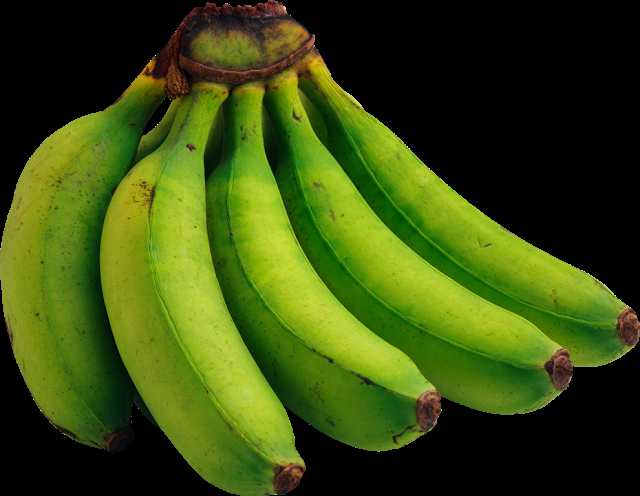
#> input picture images/banano_v3.png, 640 x 496 px
$ python orb.py
#> lines starting #> are read from the running program, lines starting #| are printed output that depends on the picture
import cv2
import numpy as np


def ORB_detector(new_image, image_template):
    # Function that compares input image to template
    # It then returns the number of ORB matches between them

    image1 = cv2.cvtColor(new_image, cv2.COLOR_BGR2GRAY)

    # Create ORB detector with 1000 keypoints with a scaling pyramid factor of 1.2
    orb = cv2.ORB_create(nfeatures = 1000)

    # Detect keypoints of original image
    (kp1, des1) = orb.detectAndCompute(image1, None)
    template_kp = kp1
    # Detect keypoints of rotated image
    (kp2, des2) = orb.detectAndCompute(image_template, None)

    image_template = cv2.drawKeypoints(image_template, kp1, None)
    image1 = cv2.drawKeypoints(image1, kp2, None)
    cv2.imshow("ORB Template Keypoints", image_template)
    cv2.imshow("ORB In Keypoints", image1)
    cv2.waitKey(0)
    # Create matcher
    # Note we're no longer using Flannbased matching
    bf = cv2.BFMatcher(cv2.NORM_HAMMING, crossCheck=True)

    # Do matching
    matches = bf.match(des1,des2)

    # Sort the matches based on distance.  Least distance
    # is better
    matches = sorted(matches, key=lambda val: val.distance)

    return len(matches), len(kp1)


# Load our image template, this is our reference image
image_template = cv2.imread('images/banano_v3.png', 0)
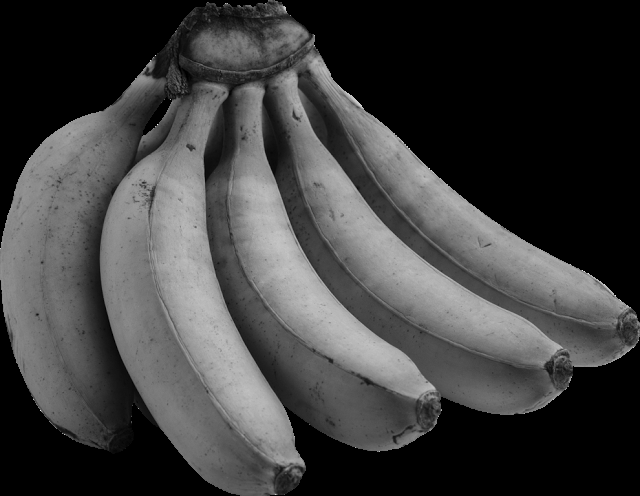
#> image_template: shape (496, 640); min 0, max 255, mean 63.4


image1 = cv2.imread('images/banano_v.jpg')
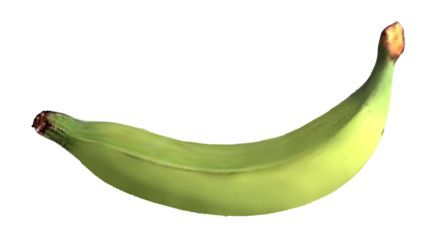
#> input picture images/banano_v.jpg, 424 x 227 px
#> image1 is the input picture: shape (227, 424, 3); mean B, G, R 209.9, 232.6, 228.9
if image1 is None or image_template is None:
    print('Could not open or find the images')
    exit(0)

#cv2.imshow("Template", image_template)
#cv2.imshow("In", image1)
#cv2.waitKey(0)

# Get height and width of webcam image1
height, width = image1.shape[:2]
#> height = 227; width = 424

image1 = cv2.flip(image1,1)
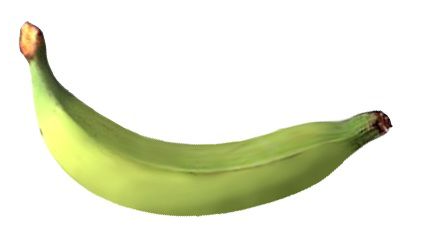
#> image1: shape (227, 424, 3); mean B, G, R 209.9, 232.6, 228.9

 # Define ROI Box Dimensions (Note some of these things should be outside the loop)
top_left_x = width / 3
#> top_left_x = 141.3
top_left_y = (height / 2) + (height / 4)
#> top_left_y = 170.2
bottom_right_x = (width / 3) * 2
#> bottom_right_x = 282.7
bottom_right_y = (height / 2) - (height / 4)
#> bottom_right_y = 56.75

# Get number of ORB matches
matches, template_kp = ORB_detector(image1, image_template)
#> in ORB_detector, `image1 = cv2.cvtColor(new_image, cv2.COLOR_BGR2GRAY)`:
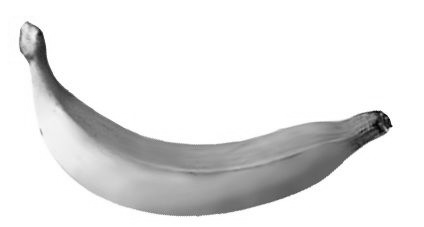
#> image1: shape (227, 424); min 4, max 255, mean 228.9
#> in ORB_detector, `(kp1, des1) = orb.detectAndCompute(image1, None)`: kp1 = 105 keypoints; strongest (x, y, size): (391, 126, 31), (390, 128, 31), (386, 130, 31), (387, 127, 31)
#> in ORB_detector, `template_kp = kp1`: template_kp has the same summary as kp1
#> in ORB_detector, `(kp2, des2) = orb.detectAndCompute(image_template, None)`: kp2 = 837 keypoints; strongest (x, y, size): (407, 146, 31), (409, 148, 31), (584, 271, 31), (588, 273, 31)
#> in ORB_detector, `image1 = cv2.drawKeypoints(image1, kp2, None)`:
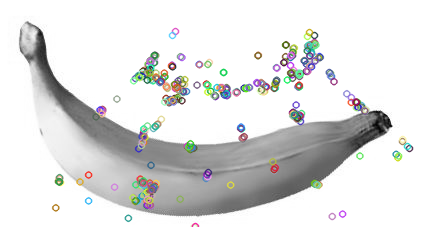
#> image1: shape (227, 424, 3); mean of channels 0, 1, 2 222.5, 223.1, 222.8; drawn as B, G, R
#> in ORB_detector, `matches = bf.match(des1,des2)`: matches = 47 matches
#> matches = 47; template_kp = 105

# Display status string showing the current no. of matches
output_string = "Matches = " + str(matches)
#> output_string = 'Matches = 47'
cv2.putText(image1, output_string, (50,450), cv2.FONT_HERSHEY_COMPLEX, 2, (250,0,150), 2)
print(output_string)
#| Matches = 47
# Our threshold to indicate object deteciton
# For new images or lightening conditions you may need to experiment a bit
# Note: The ORB detector to get the top 1000 matches, 350 is essentially a min 35% match
threshold = template_kp * 35/100
#> threshold = 36.75
print("Threshold: ", threshold)
#| Threshold:  36.75

# If matches exceed our threshold then object has been detected
if matches > threshold:
    cv2.rectangle(image1, (top_left_x,top_left_y), (bottom_right_x,bottom_right_y), (0,255,0), 3)
    cv2.putText(image1,'Object Found',(top_left_x + 50 , top_left_y + 25), cv2.FONT_HERSHEY_COMPLEX_SMALL, 1 ,(0,255,0), 2)
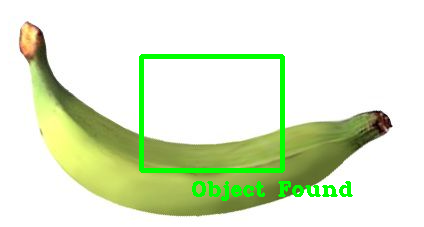
#> image1: shape (227, 424, 3); mean B, G, R 203.6, 234.4, 221.2

cv2.imshow('Object Detector using ORB', image1)

cv2.waitKey(0)


cv2.destroyAllWindows()
